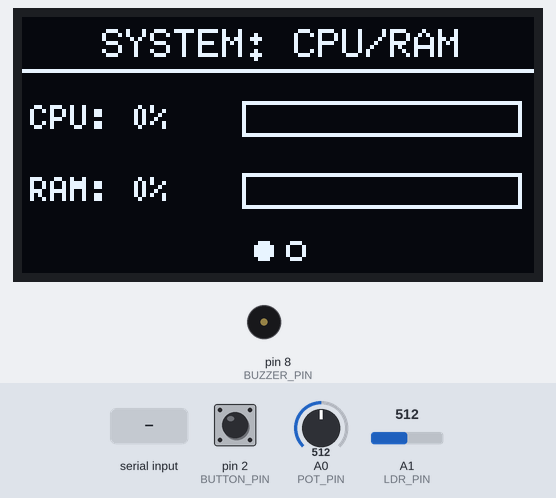
A sketch run on a simulated Arduino Uno, built with avr-gcc and run on an emulated ATmega328P. Parts: 128×64 one-colour display, buzzer (waves = sounding, pin HIGH). The test bench sets the inputs (shaded band); at power-on: pin 2 (BUTTON_PIN) HIGH, A0 (POT_PIN) = 512, A1 (LDR_PIN) = 512. What the sketch prints to the serial monitor is not drawn.

Above: at 1.2 s.
1.3 s: pin 2 (BUTTON_PIN) pulled LOW for 0.15 s
At 2.2 s:
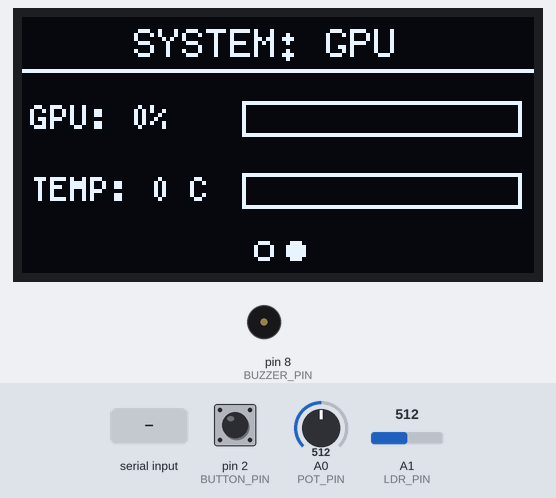
3.1 s: pin 2 (BUTTON_PIN) pulled LOW for 1 s
At 4.1 s:
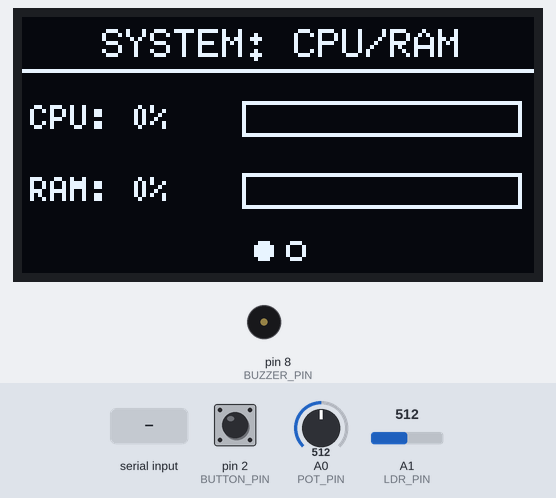
5.6 s: "90,45\n" received over Serial
At 7.3 s:
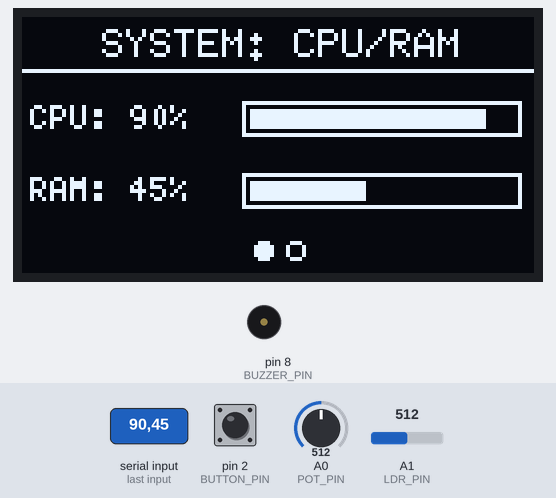
7.6 s: pin 2 (BUTTON_PIN) pulled LOW for 3.2 s
At 9.0 s:
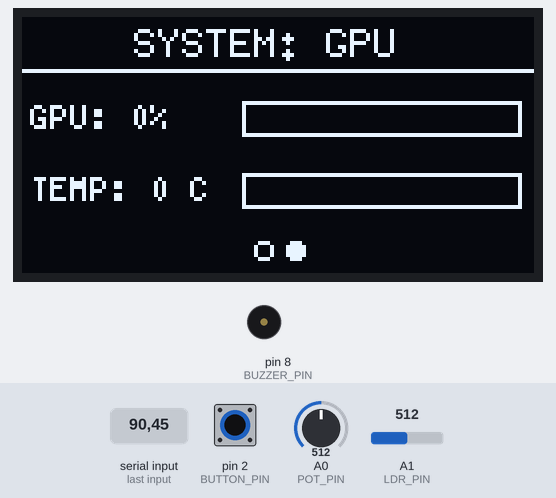
Timing chart, 0 to 10.6 s (numbered marks = the images above; inputs shaded):
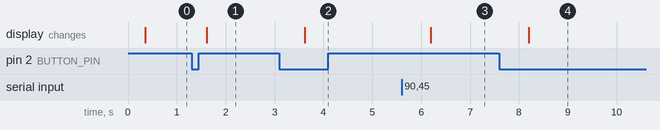

The sketch:

code.ino
```cpp
#include <Arduino.h>
#include <U8g2lib.h>
#include <Wire.h>

// [TR] 1.3 inç SH1106 I2C OLED ekran tanımlaması (Reset pini kullanılmıyor)
// [EN] 1.3-inch SH1106 I2C OLED display initialization (No reset pin used)
U8G2_SH1106_128X64_NONAME_1_HW_I2C u8g2(U8G2_R0, /* reset=*/ U8X8_PIN_NONE);

// [TR] Pin Tanımlamaları
// [EN] Pin Definitions
const int BUTTON_PIN = 2; // [TR] Sayfa geçiş butonu / [EN] Page toggle button
const int BUZZER_PIN = 8; // [TR] Uyarı ses üreteci / [EN] Alarm buzzer
const int POT_PIN    = A0; // [TR] Ses kontrol potansiyometresi / [EN] Volume control potentiometer
const int LDR_PIN    = A1; // [TR] 4 Pinli LDR Modülünün AO (Analog Out) pini / [EN] AO pin of 4-pin LDR module

// [TR] Durum ve sistem değişkenleri
// [EN] State and system variables
int currentPage = 1;          // [TR] Aktif sayfa (1: CPU/RAM, 2: GPU) / [EN] Active page (1: CPU/RAM, 2: GPU)
bool lastButtonState = HIGH;  // [TR] Butonun önceki durumu / [EN] Previous state of the button

// [TR] PC'den alınacak ve işlenecek sistem verileri
// [EN] System metrics received from PC and processed
int cpuVal = 0, ramVal = 0, gpuLoad = 0, gpuTemp = 0;
int lastVol = -1;              // [TR] Son gönderilen ses seviyesi / [EN] Last transmitted volume level
unsigned long lastAlarmTime = 0; // [TR] Son buzzer alarmı zaman damgası / [EN] Timestamp of the last buzzer alarm

void setup() {
  // [TR] Seri haberleşmeyi başlat ve Python tarafındaki veri aktarımı için zaman aşımını ayarla
  // [EN] Start serial communication and set timeout for Python data transfer
  Serial.begin(115200);
  Serial.setTimeout(50); // [TR] Takılmaları ve gecikmeleri önleyen ayar / [EN] Prevents delays and blocking

  // [TR] Pin modlarını ayarla (Dahili pull-up direnci ile buton kullanımı)
  // [EN] Configure pin modes (Button uses internal pull-up resistor)
  pinMode(BUTTON_PIN, INPUT_PULLUP);
  pinMode(BUZZER_PIN, OUTPUT);

  // [TR] Ekranı başlat ve I2C saat hızını yüksek moda getir
  // [EN] Initialize display and set I2C clock speed to fast mode
  u8g2.begin();
  Wire.setClock(400000); // [TR] Fast I2C modu (400kHz) / [EN] Fast I2C mode (400kHz)
}

void loop() {
  // -------------------------------------------------------------------
  // 1. BUTON İLE SAYFA GEÇİŞİ / PAGE SWITCHING WITH BUTTON
  // -------------------------------------------------------------------
  bool reading = digitalRead(BUTTON_PIN);
  // [TR] Butona basıldığını algıla (Düşen kenar tetiklemesi: HIGH -> LOW)
  // [EN] Detect button press (Falling edge trigger: HIGH -> LOW)
  if (reading == LOW && lastButtonState == HIGH) {
    currentPage = (currentPage == 1) ? 2 : 1; // [TR] Sayfayı değiştir / [EN] Toggle page
    delay(30); // [TR] Ark önleme gecikmesi / [EN] Debounce delay
  }
  lastButtonState = reading;

  // -------------------------------------------------------------------
  // 2. POTANSİYOMETRE İLE SES KONTROLÜ / VOLUME CONTROL WITH POTENTIOMETER
  // -------------------------------------------------------------------
  int rawPot = analogRead(POT_PIN);
  int currentVol = map(rawPot, 0, 1023, 0, 100); // [TR] 0-1023 değerini %0-100 ölçeğine çevir / [EN] Scale 0-1023 reading to 0-100%

  // [TR] Anlık dalgalanmaları ve gereksiz Seri haberleşmeyi önlemek için en az %2 değişim kontrolü
  // [EN] Check for at least 2% change to prevent analog jitter and excessive Serial traffic
  if (abs(currentVol - lastVol) >= 2) {
    lastVol = currentVol;
    Serial.print("VOL:");
    Serial.println(currentVol); // [TR] Seri port üzerinden Python'a gönder / [EN] Send to Python via serial
  }

  // -------------------------------------------------------------------
  // 3. LDR İLE OTOMATİK PARLAKLIK / AUTOMATIC BRIGHTNESS VIA LDR
  // -------------------------------------------------------------------
  int ldrVal = analogRead(LDR_PIN);
  // [TR] LDR okumasına göre kontrastı ayarla (Karanlıkta kısık, aydınlıkta parlak)
  // [EN] Adjust contrast based on LDR reading (Dim in dark, bright in ambient light)
  uint8_t contrast = map(constrain(ldrVal, 100, 900), 100, 900, 20, 255);
  u8g2.setContrast(contrast);

  // -------------------------------------------------------------------
  // 4. KRİTİK GPU SICAKLIK UYARISI / CRITICAL GPU TEMP BUZZER ALARM
  // -------------------------------------------------------------------
  // [TR] GPU sıcaklığı 80°C üzeri olduğunda periyodik uyarı tonu çal
  // [EN] Trigger periodic warning tone if GPU temperature reaches or exceeds 80°C
  if (gpuTemp >= 80) {
    if (millis() - lastAlarmTime > 3000) { // [TR] Her 3 saniyede bir / [EN] Every 3 seconds
      tone(BUZZER_PIN, 1500, 100);        // [TR] 1.5kHz ton, 100ms süre / [EN] 1.5kHz tone for 100ms
      lastAlarmTime = millis();
    }
  }

  // -------------------------------------------------------------------
  // 5. PYTHON'DAN GELEN VERİLERİ OKUMA / READ INCOMING DATA FROM PYTHON
  // -------------------------------------------------------------------
  // [TR] Seri portta veri varsa oku ve virgüülle ayrılmış formatı değişkenlere ayrıştır
  // [EN] Check serial buffer, read line, and parse comma-separated values
  if (Serial.available() > 0) {
    char buffer[32];
    byte len = Serial.readBytesUntil('\n', buffer, sizeof(buffer) - 1);
    buffer[len] = '\0'; // [TR] Metin dizisini sonlandır / [EN] Null-terminate string

    // [TR] "CPU,RAM,GPU_LOAD,GPU_TEMP" formatındaki veriyi çöz
    // [EN] Parse string format "CPU,RAM,GPU_LOAD,GPU_TEMP"
    sscanf(buffer, "%d,%d,%d,%d", &cpuVal, &ramVal, &gpuLoad, &gpuTemp);
  }

  // -------------------------------------------------------------------
  // 6. EKRAN ÇİZİMİ / DISPLAY RENDERING (U8g2 First/Next Page Loop)
  // -------------------------------------------------------------------
  u8g2.firstPage();
  do {
    // [TR] Üst Başlık Barı Çizimi
    // [EN] Render Header Bar
    u8g2.setFont(u8g2_font_6x10_tf);
    if (currentPage == 1) {
      u8g2.drawStr(20, 10, "SYSTEM: CPU/RAM");
    } else {
      u8g2.drawStr(28, 10, "SYSTEM: GPU");
    }
    u8g2.drawHLine(0, 13, 128); // [TR] Başlık altı ayırıcı çizgi / [EN] Separator line below header

    if (currentPage == 1) {
      // ---------------------------------------------------------------
      // SAYFA 1: CPU & RAM GÖSTERGELERİ / PAGE 1: CPU & RAM METRICS
      // ---------------------------------------------------------------
      u8g2.setFont(u8g2_font_5x7_tf);

      // [TR] CPU Değeri ve İlerleme Çubuğu
      // [EN] CPU Value and Progress Bar
      u8g2.setCursor(2, 28);
      u8g2.print("CPU: ");
      u8g2.print(cpuVal);
      u8g2.print("%");
      u8g2.drawFrame(55, 21, 70, 9); // [TR] Çerçeve / [EN] Outer frame
      u8g2.drawBox(57, 23, map(constrain(cpuVal, 0, 100), 0, 100, 0, 66), 5); // [TR] Dolgu / [EN] Fill box

      // [TR] RAM Değeri ve İlerleme Çubuğu
      // [EN] RAM Value and Progress Bar
      u8g2.setCursor(2, 46);
      u8g2.print("RAM: ");
      u8g2.print(ramVal);
      u8g2.print("%");
      u8g2.drawFrame(55, 39, 70, 9);
      u8g2.drawBox(57, 41, map(constrain(ramVal, 0, 100), 0, 100, 0, 66), 5);
    } else {
      // ---------------------------------------------------------------
      // SAYFA 2: GPU & SICAKLIK GÖSTERGELERİ / PAGE 2: GPU & TEMP METRICS
      // ---------------------------------------------------------------
      u8g2.setFont(u8g2_font_5x7_tf);

      // [TR] GPU Yükü ve İlerleme Çubuğu
      // [EN] GPU Load and Progress Bar
      u8g2.setCursor(2, 28);
      u8g2.print("GPU: ");
      u8g2.print(gpuLoad);
      u8g2.print("%");
      u8g2.drawFrame(55, 21, 70, 9);
      u8g2.drawBox(57, 23, map(constrain(gpuLoad, 0, 100), 0, 100, 0, 66), 5);

      // [TR] GPU Sıcaklığı ve İlerleme Çubuğu (30°C - 90°C arası ölçekli)
      // [EN] GPU Temperature and Progress Bar (Scaled between 30°C and 90°C)
      u8g2.setCursor(2, 46);
      u8g2.print("TEMP: ");
      u8g2.print(gpuTemp);
      u8g2.print(" C");
      u8g2.drawFrame(55, 39, 70, 9);
      int tempWidth = map(constrain(gpuTemp, 30, 90), 30, 90, 0, 66);
      u8g2.drawBox(57, 41, tempWidth, 5);
    }

    // -----------------------------------------------------------------
    // ALT SAYFA İNDİKATÖR NOKTALARI / BOTTOM PAGE INDICATOR DOTS
    // -----------------------------------------------------------------
    // [TR] Dolu daire (disc) aktif sayfayı, boş daire (circle) pasif sayfayı temsil eder
    // [EN] Filled circle (disc) indicates active page, outline circle indicates inactive page
    if (currentPage == 1) {
      u8g2.drawDisc(60, 58, 2);   // [TR] Sayfa 1 Aktif / [EN] Page 1 Active
      u8g2.drawCircle(68, 58, 2); // [TR] Sayfa 2 Pasif / [EN] Page 2 Inactive
    } else {
      u8g2.drawCircle(60, 58, 2); // [TR] Sayfa 1 Pasif / [EN] Page 1 Inactive
      u8g2.drawDisc(68, 58, 2);   // [TR] Sayfa 2 Aktif / [EN] Page 2 Active
    }
  } while (u8g2.nextPage());
}
```

Measured:
- after the input at 1.3 s, the display: changes after 0.31 s (image 1)
- after the input at 3.1 s, the display: changes after 0.52 s (image 2)
- after the input at 5.6 s, the display: changes after 0.59 s (image 3)
- after the input at 7.6 s, the display: changes after 0.60 s (image 4)
